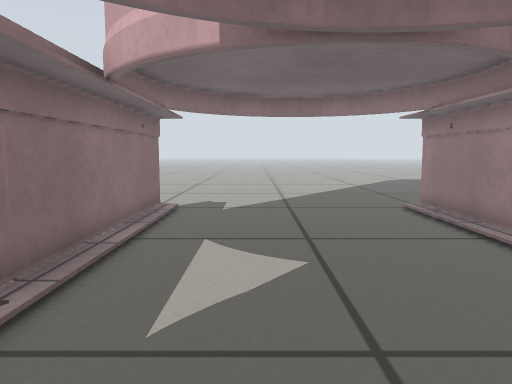
View 1 (above)

13 first-person views from a walk through a Gazebo world. The camera is 0.1 m above the floor, tilts 6° down and sees 70° across. The floor is counted in squares, 0.05 m on a side. Each view is taken from the middle of a square. On the plan, view 1 faces up. The plan holds only what a view shows up to about 18 squares ahead; the rest is blank.

View 2
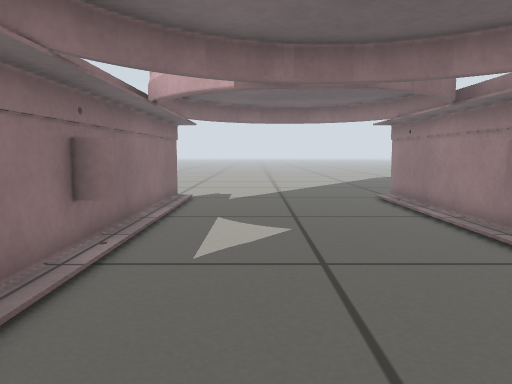

View 3
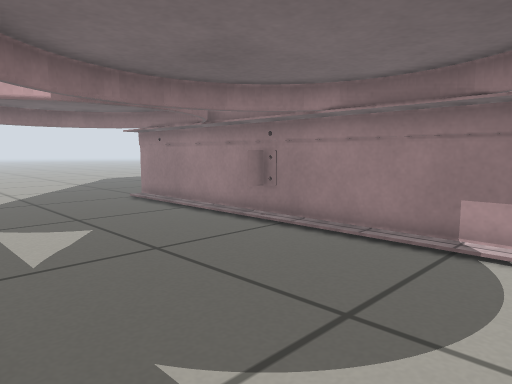

View 4
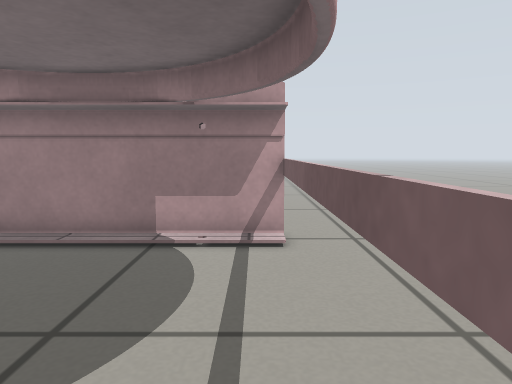

View 5
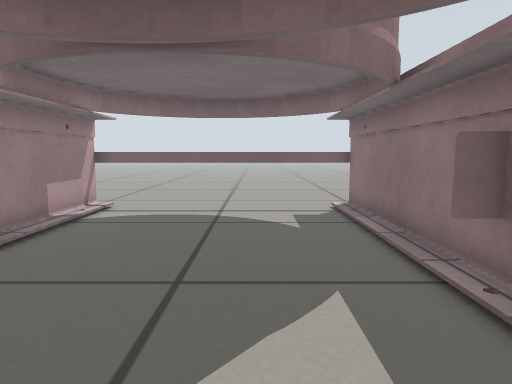

View 6
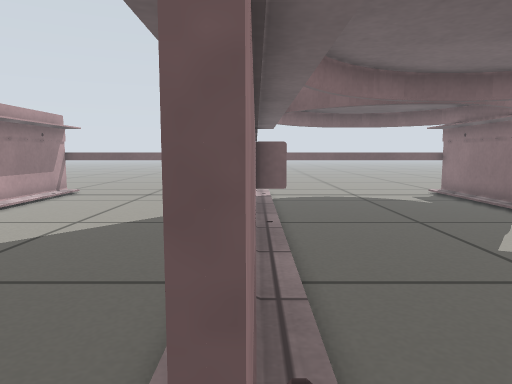

View 7
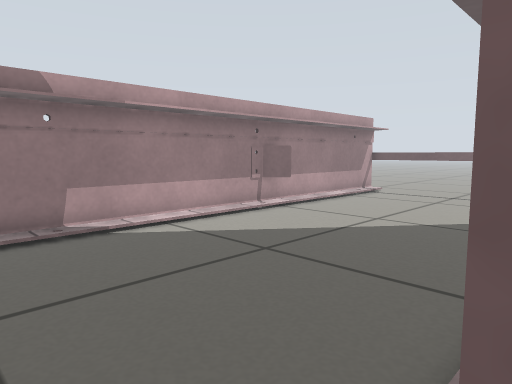

View 8
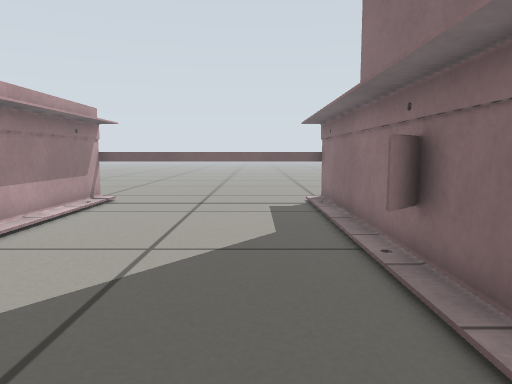

View 9
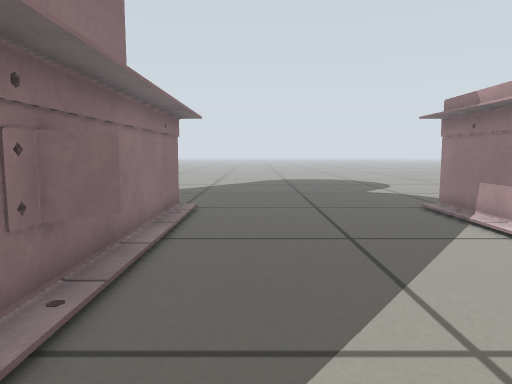

View 10
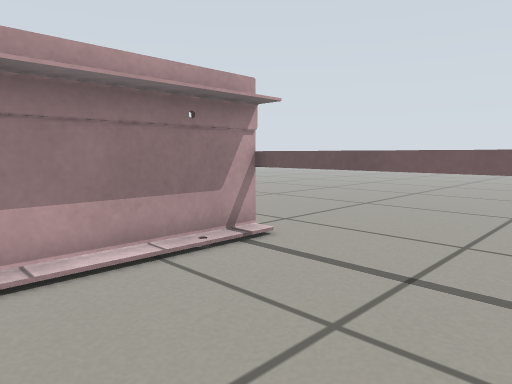

View 11
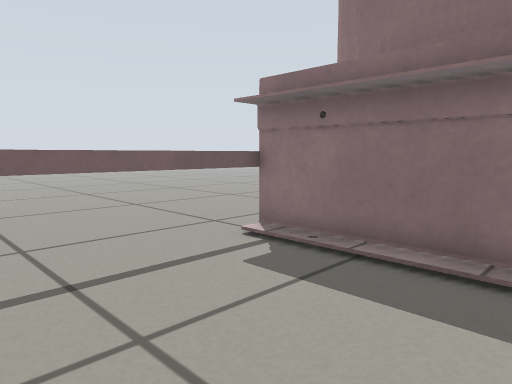

View 12
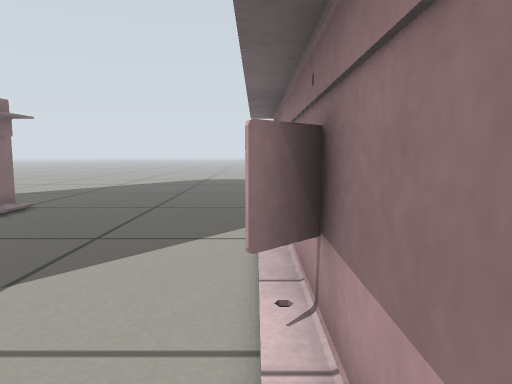

View 13
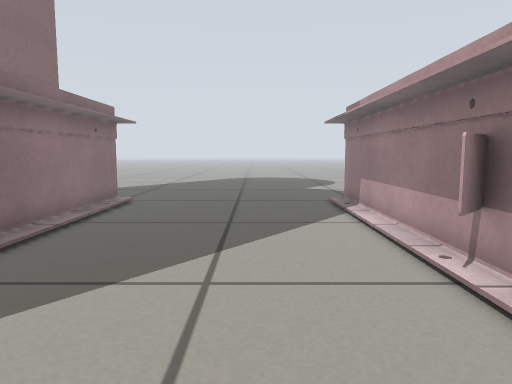

### Floor plan
Key: @ floor where view 1 was taken; # wall or solid block; . floor; T thing the floor can be seen under or through.
Columns run from 4 left of view 1 to 16 right of it. Each row starts with its distance up from view 1.
 15  ...................
 14  ...................
 13 #.........#.........#
 12 #.........#.........#
 11 #.........#.........#
 10 #.........#.........#
  9 #.........#.........#
  8 #.........#.........#
  7 #.........#.........#
  6 #.........#.........#
  5 #.........#.........#
  4 ##........#.........#
  3 #.........#........##
  2 #.........#.........#
  1 #.........#.........#
  0 #...@.....#.........#
 -1 #.........#.........#
 -2 #.........#.........#
 -3 #.........#.........#
 -4 #.........#.........#
 -5  #TTTTTTTT.TTTTTTTTT.
 -6  ....................

Positions as (right, up) in squares from view 1, and headings:
1: (0, 0), facing up
2: (0, -3), facing up
3: (-3, -4), facing up-right
4: (-3, -4), facing right
5: (0, 9), facing down
6: (6, 14), facing down
7: (6, 14), facing down-right
8: (9, 11), facing down
9: (9, 0), facing up
10: (9, 2), facing down-right
11: (13, 2), facing down-left
12: (15, 0), facing up
13: (12, -2), facing up
